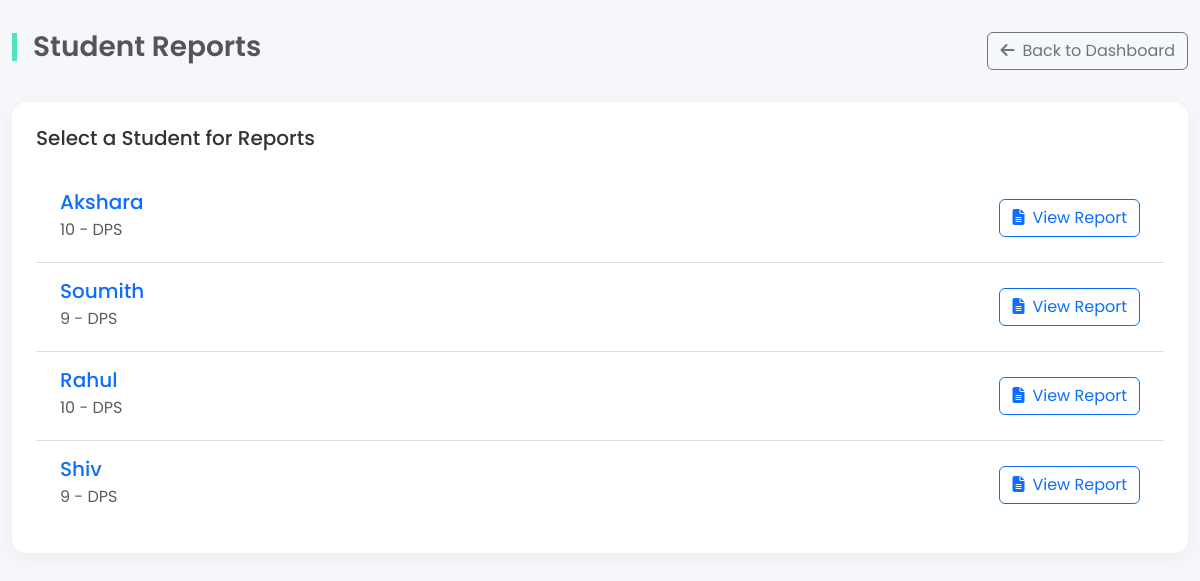
Screenshot of /reports (signed in) with the database file from the repository.
### models.py (models this page shows)
class Student(SQLModel, table=True):
    id: Optional[int] = Field(default=None, primary_key=True)
    name: str
    grade: str
    school: Optional[str] = None
    syllabus: Optional[str] = None
    focus_subjects: Optional[str] = None
    subject: Optional[str] = None
    remarks: Optional[str] = None
    tutor_id: int = Field(foreign_key="tutor.id")
    tutor: Optional["Tutor"] = Relationship(back_populates="students")
    journals: List["Journal"] = Relationship(back_populates="student")
    attendances: List["Attendance"] = Relationship(back_populates="student")
    tests: List["TestRecord"] = Relationship(back_populates="student")
    upcoming_tests: List["UpcomingTest"] = Relationship(back_populates="student")
    feedbacks: List["Feedback"] = Relationship(back_populates="student")

### main.py (the view)
@app.get("/reports", response_class=HTMLResponse)
def get_reports_page(request: Request, session: Session = Depends(get_session), user: User = Depends(get_current_user)):
    tutor_ids = []
    if user.user_type == "admin":
        tutors = session.exec(select(Tutor).where(Tutor.user_id == user.id)).all()
        tutor_ids = [t.id for t in tutors]
    elif user.user_type == "tutor":
        if user.tutor_id:
            tutor_ids.append(user.tutor_id)
    students = []
    if tutor_ids:
        students = session.exec(
            select(Student).where(Student.tutor_id.in_(tutor_ids))
        ).all()
    return templates.TemplateResponse(
        "reports.html",
        {"request": request, "students": students, "user_type": user.user_type}
    )

### templates/reports.html (shortened to what this page needs)
<!DOCTYPE html>
<html lang="en">
<head>
    <link href="https://cdn.jsdelivr.net/npm/bootstrap@5.3.3/dist/css/bootstrap.min.css" rel="stylesheet">
    <link href="https://cdnjs.cloudflare.com/ajax/libs/font-awesome/6.5.0/css/all.min.css" rel="stylesheet">
    <link href="https://cdnjs.cloudflare.com/ajax/libs/animate.css/4.1.1/animate.min.css" rel="stylesheet">
</head>
<body>
<div class="container-fluid">
    <div class="header-section animate__animated animate__fadeInDown">
        <h1 class="section-title">Student Reports</h1>
        <a href="/dashboard" class="btn btn-outline-secondary">
            <i class="fas fa-arrow-left me-2"></i>Back to Dashboard
        </a>
    </div>
    <div class="row">
        <div class="col-12">
            <div class="dashboard-card animate__animated animate__fadeInUp">
                <h5 class="card-title-main mb-4">Select a Student for Reports</h5>
                <ul class="list-group list-group-flush">
                    {% if students %}
                        {% for student in students %}
                            <li class="list-group-item d-flex justify-content-between align-items-center">
                                <div>
                                    <h5 class="mb-1 text-primary">{{ student.name }}</h5>
                                    <p class="mb-1 text-muted">{{ student.grade }} - {{ student.school }}</p>
                                </div>
                                <a href="/reports/student/{{ student.id }}" class="btn btn-outline-primary">
    <i class="fas fa-file-alt me-2"></i>View Report
</a>
                            </li>
                        {% endfor %}
                    {% else %}
                        <li class="list-group-item empty-state">No students found.</li>
                    {% endif %}
                </ul>
            </div>
        </div>
    </div>
</div>
</body>
</html>

### templates/reports.html (style rules this page uses)
:root { --primary-color: #4A90E2; --secondary-color: #50E3C2; --text-color: #333; --light-bg: #F5F7FA; --card-bg: #fff; --border-color: #ddd; }
body { font-family: 'Poppins', sans-serif; background-color: var(--light-bg); color: var(--text-color); padding-top: 2rem; padding-bottom: 2rem; }
.container-fluid { max-width: 1400px; }
.header-section { display: flex; justify-content: space-between; align-items: center; margin-bottom: 2rem; }
.dashboard-card { background-color: var(--card-bg); border-radius: 15px; box-shadow: 0 4px 20px rgba(0, 0, 0, 0.05); padding: 1.5rem; height: 100%; }
.list-group-item { border: none; padding: 1rem 1.5rem; border-bottom: 1px solid var(--border-color); }
.list-group-item:last-child { border-bottom: none; }
.section-title { font-size: 1.75rem; font-weight: 600; color: #555; border-left: 5px solid var(--secondary-color); padding-left: 1rem; line-height: 1; }

### rows the page displays
Student: name "Akshara", grade "10", school "DPS"
Student: name "Soumith", grade "9", school "DPS"
Student: name "Rahul", grade "10", school "DPS"
Student: name "Shiv", grade "9", school "DPS"
